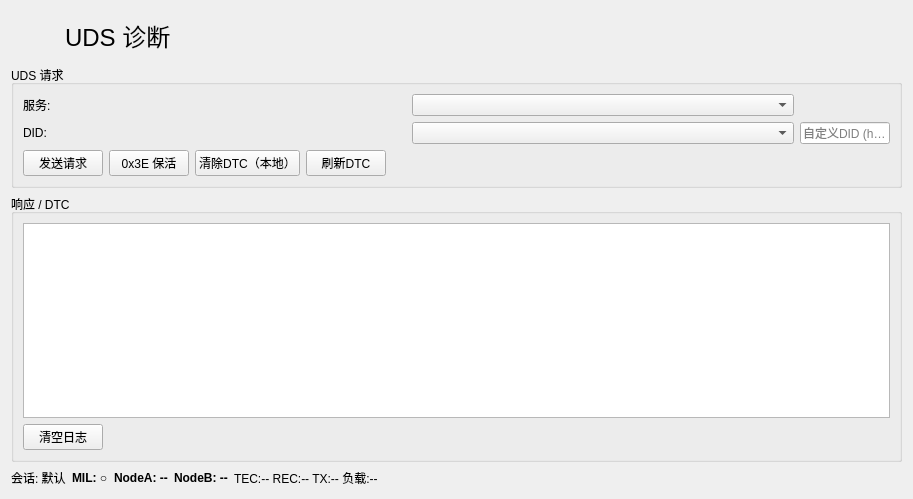
<?xml version="1.0" encoding="UTF-8"?>
<ui version="4.0">
 <class>UdsDiagnosticPage</class>
 <widget class="QWidget" name="UdsDiagnosticPage">
  <property name="geometry">
   <rect>
    <x>0</x>
    <y>0</y>
    <width>913</width>
    <height>499</height>
   </rect>
  </property>
  <property name="windowTitle">
   <string>UDS诊断</string>
  </property>
  <layout class="QGridLayout" name="gridLayout_main">
   <item row="0" column="0">
    <widget class="QToolButton" name="toolButton_back">
     <property name="sizePolicy">
      <sizepolicy hsizetype="Fixed" vsizetype="Fixed">
       <horstretch>0</horstretch>
       <verstretch>0</verstretch>
      </sizepolicy>
     </property>
     <property name="minimumSize">
      <size>
       <width>48</width>
       <height>48</height>
      </size>
     </property>
     <property name="focusPolicy">
      <enum>Qt::NoFocus</enum>
     </property>
     <property name="styleSheet">
      <string notr="true">QToolButton { border: none; background: transparent; } #toolButton_back:pressed { padding: 0px; margin: 0px; }</string>
     </property>
     <property name="text">
      <string/>
     </property>
     <property name="icon">
      <iconset resource="../../resources/resources.qrc">
       <normaloff>:/images/images/取消.png</normaloff>:/images/images/取消.png</iconset>
     </property>
     <property name="iconSize">
      <size>
       <width>36</width>
       <height>36</height>
      </size>
     </property>
    </widget>
   </item>
   <item row="0" column="1">
    <widget class="QLabel" name="label_title">
     <property name="font">
      <font>
       <pointsize>18</pointsize>
      </font>
     </property>
     <property name="text">
      <string>UDS 诊断</string>
     </property>
    </widget>
   </item>
   <item row="1" column="0" colspan="2">
    <widget class="QGroupBox" name="groupBox_request">
     <property name="title">
      <string>UDS 请求</string>
     </property>
     <layout class="QGridLayout" name="gridLayout_request">
      <item row="0" column="0">
       <widget class="QLabel" name="label_service">
        <property name="text">
         <string>服务:</string>
        </property>
       </widget>
      </item>
      <item row="0" column="1">
       <widget class="QComboBox" name="comboBox_service"/>
      </item>
      <item row="1" column="0">
       <widget class="QLabel" name="label_did">
        <property name="text">
         <string>DID:</string>
        </property>
       </widget>
      </item>
      <item row="1" column="1">
       <widget class="QComboBox" name="comboBox_did"/>
      </item>
      <item row="1" column="2">
       <widget class="QLineEdit" name="lineEdit_did">
        <property name="maximumSize">
         <size>
          <width>90</width>
          <height>16777215</height>
         </size>
        </property>
        <property name="placeholderText">
         <string>自定义DID (hex)</string>
        </property>
       </widget>
      </item>
      <item row="2" column="0" colspan="3">
       <layout class="QHBoxLayout" name="horizontalLayout_buttons">
        <item>
         <widget class="QPushButton" name="pushButton_send">
          <property name="focusPolicy">
           <enum>Qt::NoFocus</enum>
          </property>
          <property name="text">
           <string>发送请求</string>
          </property>
         </widget>
        </item>
        <item>
         <widget class="QPushButton" name="pushButton_testerPresent">
          <property name="focusPolicy">
           <enum>Qt::NoFocus</enum>
          </property>
          <property name="text">
           <string>0x3E 保活</string>
          </property>
         </widget>
        </item>
        <item>
         <widget class="QPushButton" name="pushButton_clearDtc">
          <property name="focusPolicy">
           <enum>Qt::NoFocus</enum>
          </property>
          <property name="text">
           <string>清除DTC（本地）</string>
          </property>
         </widget>
        </item>
        <item>
         <widget class="QPushButton" name="pushButton_refreshDtc">
          <property name="focusPolicy">
           <enum>Qt::NoFocus</enum>
          </property>
          <property name="text">
           <string>刷新DTC</string>
          </property>
         </widget>
        </item>
        <item>
         <spacer name="horizontalSpacer_btn">
          <property name="orientation">
           <enum>Qt::Horizontal</enum>
          </property>
          <property name="sizeHint" stdset="0">
           <size>
            <width>40</width>
            <height>20</height>
           </size>
          </property>
         </spacer>
        </item>
       </layout>
      </item>
     </layout>
    </widget>
   </item>
   <item row="2" column="0" colspan="2">
    <widget class="QGroupBox" name="groupBox_response">
     <property name="title">
      <string>响应 / DTC</string>
     </property>
     <layout class="QVBoxLayout" name="verticalLayout_response">
      <item>
       <widget class="QTextEdit" name="textEdit_response">
        <property name="readOnly">
         <bool>true</bool>
        </property>
       </widget>
      </item>
      <item>
       <layout class="QHBoxLayout" name="horizontalLayout_respButtons">
        <item>
         <widget class="QPushButton" name="pushButton_clearLog">
          <property name="focusPolicy">
           <enum>Qt::NoFocus</enum>
          </property>
          <property name="text">
           <string>清空日志</string>
          </property>
         </widget>
        </item>
        <item>
         <spacer name="horizontalSpacer_resp">
          <property name="orientation">
           <enum>Qt::Horizontal</enum>
          </property>
          <property name="sizeHint" stdset="0">
           <size>
            <width>40</width>
            <height>20</height>
           </size>
          </property>
         </spacer>
        </item>
       </layout>
      </item>
     </layout>
    </widget>
   </item>
   <item row="3" column="0" colspan="2">
    <layout class="QHBoxLayout" name="horizontalLayout_status">
     <item>
      <widget class="QLabel" name="label_session">
       <property name="text">
        <string>会话: 默认</string>
       </property>
      </widget>
     </item>
     <item>
      <widget class="QLabel" name="label_mil">
       <property name="styleSheet">
        <string>font-weight:bold;</string>
       </property>
       <property name="text">
        <string>MIL: ○</string>
       </property>
      </widget>
     </item>
     <item>
      <widget class="QLabel" name="label_nodeA">
       <property name="styleSheet">
        <string>font-weight:bold;</string>
       </property>
       <property name="text">
        <string>NodeA: --</string>
       </property>
      </widget>
     </item>
     <item>
      <widget class="QLabel" name="label_nodeB">
       <property name="styleSheet">
        <string>font-weight:bold;</string>
       </property>
       <property name="text">
        <string>NodeB: --</string>
       </property>
      </widget>
     </item>
     <item>
      <widget class="QLabel" name="label_diagData">
       <property name="text">
        <string>TEC:-- REC:-- TX:-- 负载:--</string>
       </property>
      </widget>
     </item>
     <item>
      <spacer name="horizontalSpacer_status">
       <property name="orientation">
        <enum>Qt::Horizontal</enum>
       </property>
       <property name="sizeHint" stdset="0">
        <size>
         <width>40</width>
         <height>20</height>
        </size>
       </property>
      </spacer>
     </item>
    </layout>
   </item>
  </layout>
 </widget>
 <resources>
  <include location="../../resources/resources.qrc"/>
 </resources>
 <connections/>
</ui>
